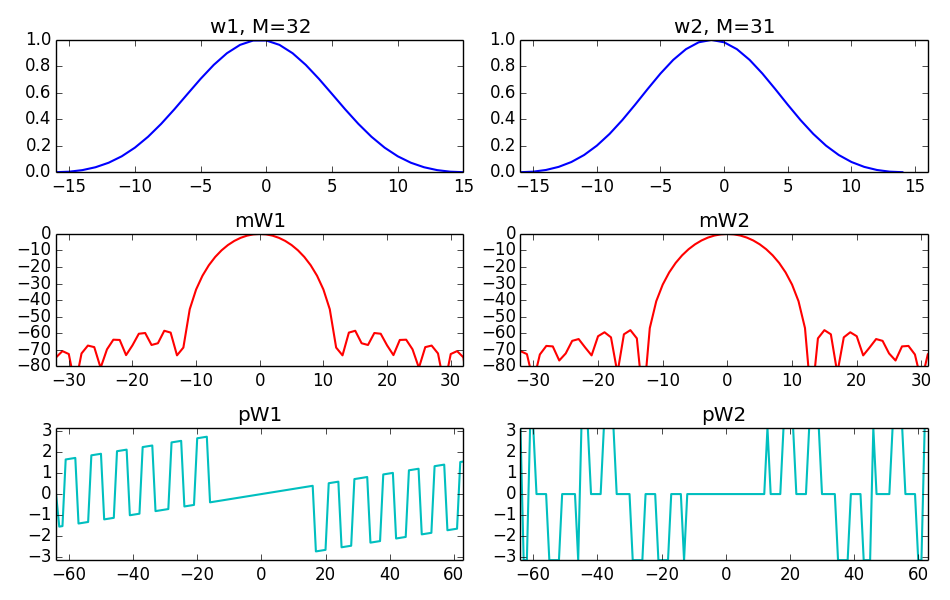

This chart was generated by the following Python code:
import matplotlib.pyplot as plt
import numpy as np
from scipy.fftpack import fft, fftshift
from scipy import signal

M = 32
N = 128
hN = N/2     
hM = M/2
fftbuffer = np.zeros(N)
w = signal.blackman(M)

plt.figure(1, figsize=(9.5, 6))

plt.subplot(3,2,1)
plt.plot(np.arange(-hM, hM), w, 'b', lw=1.5)
plt.axis([-hM, hM-1, 0, 1])
plt.title('w1, M=32')

fftbuffer = np.zeros(N)                         
fftbuffer[:hM] = w[hM:] 
fftbuffer[N-hM:] = w[:hM]
X = fft(fftbuffer)
mX = 20*np.log10(abs(fftshift(X)))    
plt.subplot(3,2,3)
plt.plot(np.arange(-hN, hN), mX-max(mX), 'r', lw=1.5)
plt.axis([-hN/2,hN/2,-80,0])
plt.title('mW1')

pX = np.angle(fftshift(X))
plt.subplot(3,2,5)
plt.plot(np.arange(-hN, hN), pX, 'c', lw=1.5)
plt.axis([-hN,hN-1,-np.pi,np.pi])
plt.title('pW1')

M = 31
N = 128
hN = N/2     
hM = (M+1)/2
fftbuffer = np.zeros(N)
w = signal.blackman(M)

plt.subplot(3,2,2)
plt.plot(np.arange(-hM, hM-1), w, 'b', lw=1.5)
plt.axis([-hM, hM, 0, 1])
plt.title('w2, M=31')

fftbuffer = np.zeros(N) 
fftbuffer[:hM] = w[hM-1:] 
fftbuffer[N-hM+1:] = w[:hM-1]                         
X = fft(fftbuffer)
mX = 20*np.log10(abs(fftshift(X)))    
plt.subplot(3,2,4)
plt.plot(np.arange(-hN, hN), mX-max(mX), 'r', lw=1.5)
plt.axis([-hN/2,hN/2-1,-80,0])
plt.title('mW2')

pX = np.angle(fftshift(X))
plt.subplot(3,2,6)
plt.plot(np.arange(-hN, hN), pX, 'c', lw=1.5)
plt.axis([-hN,hN-1,-np.pi,np.pi])
plt.title('pW2')

plt.tight_layout()
plt.savefig('blackman-even-odd.png')
plt.show()